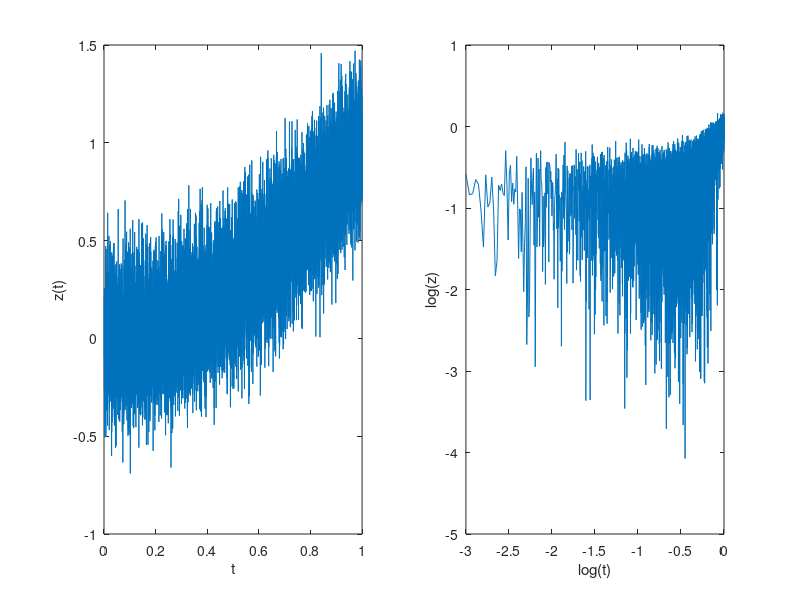
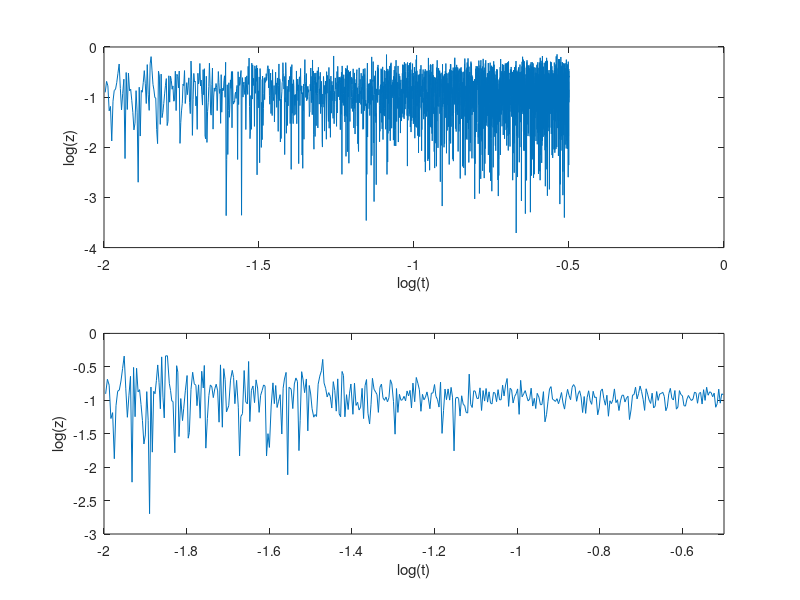

These figures' MATLAB source, in order: (Note: this script raises an error after producing the figures.)
%% create some powerlaw function plus white noise
N = 10^4;
T = linspace(10^(-3),1,N)';
Z = T.^(2)+0.2*randn(N,1);

windowlimits = [-2, -0.5];

%% Take logs
LT = log10(T);
LZ = real(log10(Z));

%% Plot data normal and loglog
figure
ax1 = subplot(1,2,1);
plot(ax1,T,Z);
xlabel('t')
ylabel('z(t)')
ax2 = subplot(1,2,2);
plot(ax2,LT, LZ);
xlabel('log(t)')
ylabel('log(z)')

%% look at your window

lt1 = windowlimits(1);
lt2 = windowlimits(2);

window = find(LT > lt1 & LT < lt2);

wsize = size(window,1); %window length

LTw = LT(window);
LZw = LZ(window);

figure
ax3 = subplot(2,1,1);
plot(ax3,LTw, LZw);
xlabel('log(t)')
ylabel('log(z)')

%% split the window into subwindows
%  First establish how many windows to use
nowindows = 10; %the number of subwindows to use
goodnumber = false;
while goodnumber == false
    swlen = (lt2-lt1)/nowindows; %the length of each subwindow (the size in terms of t, not how many data are in each window.
    subwindow1 = find(LTw > lt1 & LTw < lt1+swlen); %the first subwindow
    sw1size = size(subwindow1,1); % the size of the first subwindow
    if sw1size > 1
        goodnumber = true;
    else
        nowindows = nowindows - 1;
    end
end

%% Now split the window into subwindows
subWindows = struct;

for i = 1:nowindows
    subWindows(i).index = find(LTw >= lt1+(i-1)*swlen & LTw < lt1+i*swlen);
    subWindows(i).LT = LTw(subWindows(i).index);
    subWindows(i).LZ = LZw(subWindows(i).index);
end

%% Partition
%for each subwindow (after the first), reduce the
%number of points to the same as in the first subwindow 
%by partitioning and taking the mean of LZ in each partition.

%each subwindow should be split into 
%'size(subWindows(1).LT,1)' partitions

subWindows(1).newLT = subWindows(1).LT;
subWindows(1).newLZ = subWindows(1).LZ;


noparts = size(subWindows(1).LT,1);

for i = 2:nowindows

    sw_start = subWindows(i).LT(1); %start time of the subwindow
    sw_end   = subWindows(i).LT(end);
    subWindows(i).partlen  = (sw_end - sw_start)/noparts;
    
    newLZ = zeros(noparts,1);
    newLT = zeros(noparts,1);
    for k = 1:noparts
        
        lt_0 = sw_start + (k-1)*subWindows(i).partlen;
        lt_1 = lt_0 + subWindows(i).partlen;
        
        part_index =...
            find(subWindows(i).LT >= lt_0 &...
            subWindows(i).LT < lt_1);
        
        LZpartition = subWindows(i).LZ(part_index);
        LTpartition = subWindows(i).LT(part_index);
        
        newLZ(k) = mean(LZpartition);
        newLT(k) = mean(LTpartition);
    end
    
    subWindows(i).newLZ = newLZ;
    subWindows(i).newLT = newLT;
    clear newLZ newLT
    
end


%% join up all the subwindows

newLZ = zeros(nowindows*noparts,1);
newLT = zeros(nowindows*noparts,1);

for i = 1:nowindows
    newwindowindex = ((i-1)*noparts+1:i*noparts)';
    newLZ(newwindowindex) = subWindows(i).newLZ;
    newLT(newwindowindex) = subWindows(i).newLT;
end

%% see if it works

ax4 = subplot(2,1,2);
plot(ax4,newLT, newLZ)
xlim([lt1, lt2])
xlabel('log(t)')
ylabel('log(z)')

%% test the fuction "logbin"

[newLT, newLZ] = logbin(LT, LZ, windowlimits, true);


